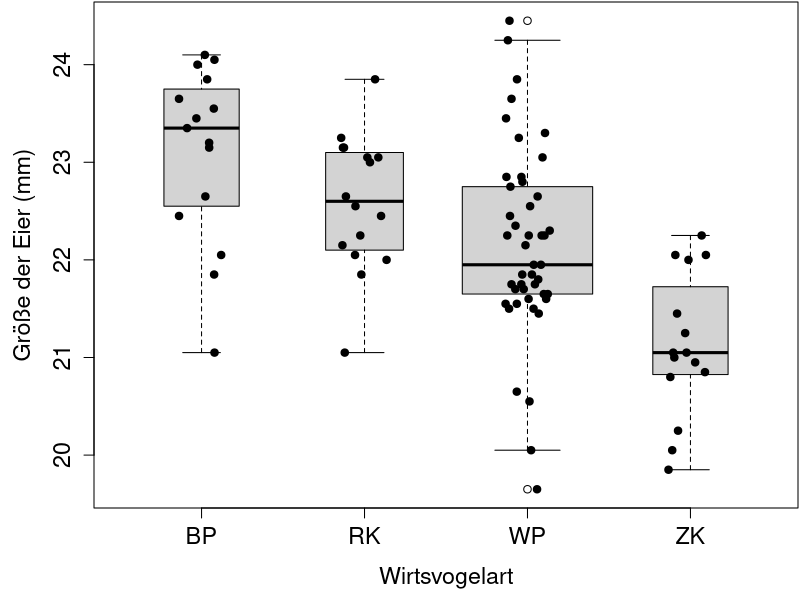
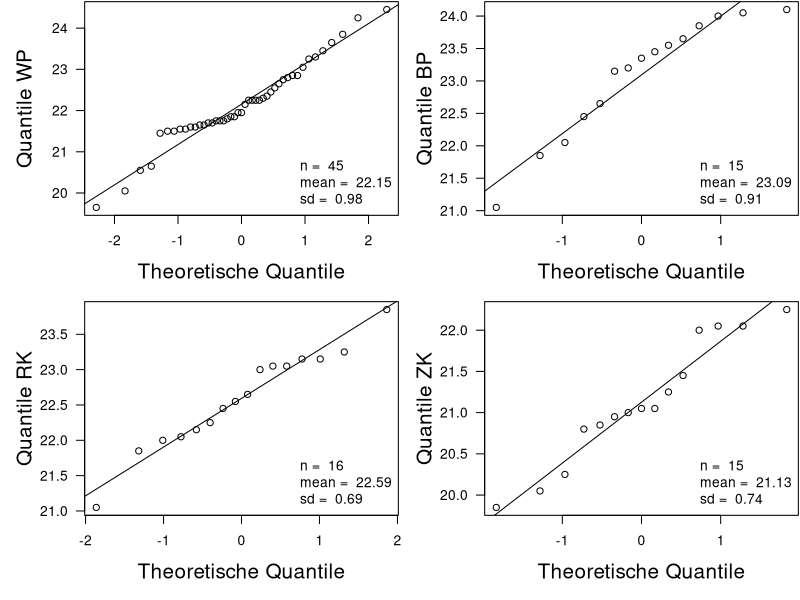

Generate these figures, in order, with R:
##### Projekt 3 - Jorrit Kühne

# set working directory - ignore
setwd("C:/Users/jorri/Documents/GitHub/fallstudien/Projekt 3")

# read data
dataTable = read.table("Kuckuckseier.txt", header = TRUE)
dataTable

# extract groups
WP = dataTable$WP
BP = dataTable$BP[1:15]
RK = dataTable$RK[1:16]
ZK = dataTable$ZK[1:15]

# transform data structure
data = data.frame(c(WP, BP, RK, ZK), c(rep("WP", 45), rep("BP", 15),
                                         rep("RK", 16), rep("ZK", 15)))

names(data) = c("eggLength", "hostBird")


##### DESKRIPTION

### Kennzahlen
summWP = summary(WP, quantile.type = 2)
summWP
summWP[5] - summWP[2] # iqr
sd(WP)
summBP = summary(BP, quantile.type = 2)
summBP
summBP[5] - summBP[2] # iqr
sd(BP)
summRK = summary(RK, quantile.type = 2)
summRK
summRK[5] - summRK[2] # iqr
sd(RK)
summZK = summary(ZK, quantile.type = 2)
summZK
summZK[5] - summZK[2] # iqr
sd(ZK)

summAll = summary(data$eggLength, quantile.type = 2)
summAll
summAll[5] - summAll[2] # iqr
sd(data$eggLength)

### Parallele Boxplots
{
par(mar=c(4.5, 4.6, 0, 0) + 0.1)
boxplot(eggLength ~ hostBird,
        data = data,
        horizontal = F,
        xlab = "Wirtsvogelart",
        ylab = "Größe der Eier (mm)",
        cex.lab = 1.4,
        cex.axis = 1.4,
        varwidth = TRUE
        # outline= F,
        # ylim = c(19,25)
)
stripchart(eggLength ~ hostBird, 
           data = data, 
           add = T, 
           pch = 20,
           vertical = T, 
           method = "jitter", 
           jitter = 0.15,
           cex = 1.5)
}

### QQ-Plots
{
  par(mfrow = c(2, 2))
  par(mar = c(5, 5, 0, 0) + 0.1)
  # QQ-Plot Wiesenpieper
  qqnorm(WP,
         main = "",
         las = 1,
         xlab = "Theoretische Quantile",
         ylab = "Quantile WP",
         cex.lab = 1.5
  )
  abline(mean(WP), sd(WP))
  legend("bottomright",
         legend = c(paste("n = ", length(WP)),
                    paste("mean = ",round(mean(WP), 2)),
                    paste("sd = ", round(sd(WP), 2))),
         bty = "n"
  )
  # QQ-Plot Baumpieper
  qqnorm(BP,
         main = "",
         las = 1,
         xlab = "Theoretische Quantile",
         ylab = "Quantile BP",
         cex.lab = 1.5
  )
  abline(mean(BP), sd(BP))
  legend("bottomright",
         legend = c(paste("n = ", length(BP)),
                    paste("mean = ",round(mean(BP), 2)),
                    paste("sd = ", round(sd(BP), 2))),
         bty = "n"
  )
  # QQ-Plot Rotkehlchen
  qqnorm(RK,
         main = "",
         las = 1,
         xlab = "Theoretische Quantile",
         ylab = "Quantile RK",
         cex.lab = 1.5
  )
  abline(mean(RK), sd(RK))
  legend("bottomright",
         legend = c(paste("n = ", length(RK)),
                    paste("mean = ",round(mean(RK), 2)),
                    paste("sd = ", round(sd(RK), 2))),
         bty = "n"
  )
  # QQ-Plot Zaunkönig
  qqnorm(ZK,
         main = "",
         las = 1,
         xlab = "Theoretische Quantile",
         ylab = "Quantile ZK",
         cex.lab = 1.5
  )
  abline(mean(ZK), sd(ZK))
  legend("bottomright",
         legend = c(paste("n = ", length(ZK)),
                    paste("mean = ",round(mean(ZK), 2)),
                    paste("sd = ", round(sd(ZK), 2))),
         bty = "n"
  )
}



##### Testen der Globalhypothese

# H1234
aovH1234 = aov(eggLength ~ hostBird, data = data)
summary(aovH1234)
# p = 2.65e-07
# => Ablehnung zu alpha




##### Abschlußtestverfahren für Unterschiede ##### zu alpha = 0.05

### Teste Durchsschnittshypothesen mit Varianzanlyse
### auf Mittelwertgleichheit z.N. alpha = 0.05

# H123
aovH123 = aov(eggLength ~ hostBird, data = subset(data, data$hostBird != "ZK"))
summary(aovH123)
# p = 0.00305
# => Ablehnung zu alpha

# H124
aovH124 = aov(eggLength ~ hostBird, data = subset(data, data$hostBird != "RK"))
summary(aovH124)
# p = 8.56e-07
# => Ablehnung zu alpha

# H134
aovH134 = aov(eggLength ~ hostBird, data = subset(data, data$hostBird != "BP"))
summary(aovH134)
# p = 4.39e-05
# => Ablehnung zu alpha

# H234
aovH234 = aov(eggLength ~ hostBird, data = subset(data, data$hostBird != "WP"))
summary(aovH234)
# p = 4.43e-08
# => Ablehnung zu alpha

### Alle Durchschnittshypothesen werden zu alpha = 0.05 abgelehnt!

### Somit sind die Elementarhypothesen genau dann endgültig abzulehnen, wenn:
### 1) sie selbst ablehnen, und 
### 2) die kombinierten Hypothesen ablehnen, in denen sie vorkommen,
###    d.h. wenn sie selbst auch z.N. alpha / 2 ablehnt,
###         oder die komplementäre Hypothese z.N. alpha / 2 ablehnt (z.B. H12 zu H34)


### Elementarhypothesen (z.N. alpha und alpha / 2 [kominierte Hypothesen])

# H12 : mu(WP) = mu(BP)
t.test(WP, BP, var.equal = TRUE)
  # p = 0.001781
  # => Ablehnung zu alpha
  # => Ablehnung zu alpha / 2

  # H13 : mu(WP) = mu(RK)
  t.test(WP, RK, var.equal = TRUE)
    # p = 0.1039
  # => Keine Ablehnung zu alpha       => Keine endgültige Ablehnung möglich
  # => Keine Ablehnung zu alpha / 2           

# H14 : mu(WP) = mu(ZK)
t.test(WP, ZK, var.equal = TRUE)
  # p = 0.0004502
  # => Ablehnung zu alpha
  # => Ablehnung zu alpha / 2

# H23 : mu(BP) = mu(RK)
t.test(BP, RK, var.equal = TRUE)
  # p = 0.09326
  # => Keine Ablehnung zu alpha       => Keine endgültige Ablehnung möglich
  # => Keine Ablehnung zu alpha / 2           

# H24 : mu(BP) = mu(ZK)
t.test(BP, ZK, var.equal = TRUE)
  # p = 4.595e-07
  # => Ablehnung zu alpha
  # => Ablehnung zu alpha / 2

# H34 : mu(RK) = mu(ZK)
t.test(RK, ZK, var.equal = TRUE)
  # p = 3.469e-06
  # => Ablehnung zu alpha
  # => Ablehnung zu alpha / 2

### Somit folgt:

### H12 & H34 - lehnen beide zu aplha / 2 ab, und sind also endgültig abzulehnen

### H13 - lehnt zu alpha nicht ab, wird nicht endgültig abgelehnt

### H14 - lehnt zu alpha / 2 ab, ist somit endgültig abzulehnen

### H23 - lehnt zu alpha nicht ab, wird nicht endgültig abgelehnt

### H24 - lehnt zu alpha / 2 ab, ist somit endgültig abzulehnen


### Also: signifikanter Unterschied zwischen den Piepern
###       signifikanter Unterschied zwischen Kehlchen und König



##### Holm Prinzip ##### z.N. alpha = 0.05

# Globalhypothese siehe oben.
# Für Elementarhypothesen können Ergebnisse aus Abschlusstestverfahren
# genutzt werden, da hier selbiger Test durchgeführt wird.


